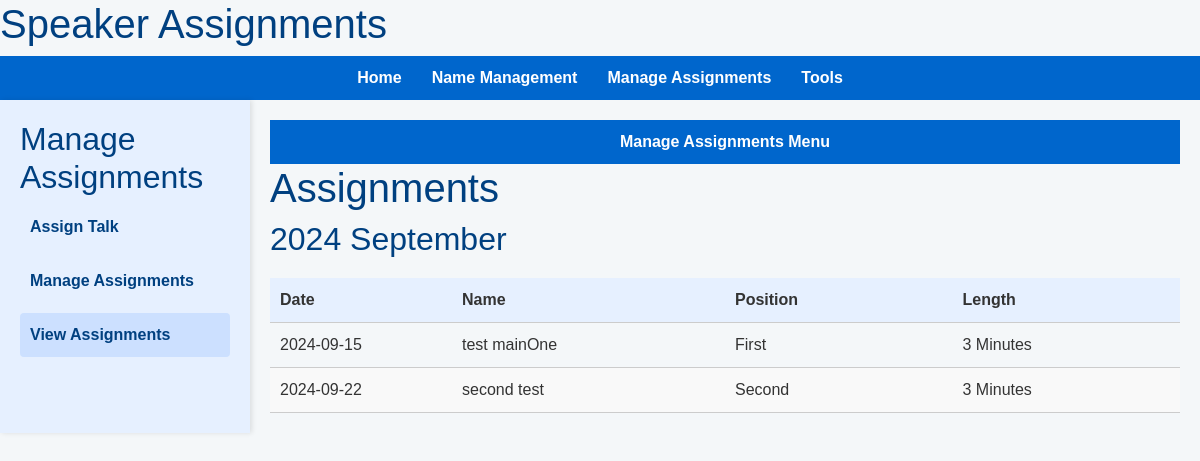
The page /view/assignments on the database its author committed.
### app/models.py (models this page shows)
class TalkAssignment(db.Model):
    id = db.Column(db.Integer, primary_key=True)
    speaker_id = db.Column(db.Integer, db.ForeignKey('record.id'), nullable=False)
    date = db.Column(db.Date, nullable=False)
    speaker_pos = db.Column(db.String(50), nullable=False)
    talk_length = db.Column(db.String(20), nullable=False)
    theme_id = db.Column(db.Integer, db.ForeignKey('theme.id'), nullable=True)
    topic_id = db.Column(db.Integer, db.ForeignKey('topic.id'), nullable=True)

class Record(db.Model):
    id = db.Column(db.Integer, primary_key=True)
    name = db.Column(db.String(80), unique=True, nullable=False)
    exception = db.Column(db.String(20), nullable=True)
    assignments = db.relationship('TalkAssignment', backref='speaker', lazy=True)

### app/routes/view.py (the view)
@bp.route('/assignments', methods=['GET'])
def view_assignments():
    assignments_query = TalkAssignment.query.filter(TalkAssignment.date != None).order_by(TalkAssignment.date).all()
    assignments = {}
    for assignment in assignments_query:
        date = assignment.date
        year_month = date.strftime('%Y %B')  # Format: '2024 August'
        if year_month not in assignments:
            assignments[year_month] = []
        assignments[year_month].append(assignment)
    return render_template('view_assignments.html', assignments=assignments)

### app/templates/view_assignments.html
{% extends "base.html" %}
{% block content %}
    {% include '_navigation.html' %}
    <h1>Assignments</h1>
    {% for year_month, assignments_list in assignments.items() %}
        <h2>{{ year_month }}</h2>
        <table>
            <thead>
                <tr>
                    <th style="width: 20%;">Date</th>
                    <th style="width: 30%;">Name</th>
                    <th style="width: 25%;">Position</th>
                    <th style="width: 25%;">Length</th>
                </tr>
            </thead>
            <tbody>
                {% for assignment in assignments_list %}
                    <tr>
                        <td>{{ assignment.date.strftime('%Y-%m-%d') }}</td>
                        <td>{{ assignment.speaker.name }}</td>
                        <td>{{ assignment.speaker_pos }}</td>
                        <td>{{ assignment.talk_length }} Minutes</td>
                    </tr>
                {% endfor %}
            </tbody>
        </table>
    {% endfor %}
{% endblock %}

### app/static/css/style.css (style rules this page uses)
body { font-family: Arial, sans-serif; background-color: #f4f7f9; color: #333; margin: 0; padding: 0; }
h1, h2 { color: #004080; }
table { width: 100%; border-collapse: collapse; margin-top: 20px; }
table thead { background-color: #e6f0ff; }
table th, table td { padding: 10px; text-align: left; border-bottom: 1px solid #ccc; }
table tbody tr:nth-child(even) { background-color: #f9f9f9; }

### rows shown on the page
TalkAssignment: date "2024-09-15", speaker.name "test mainOne", speaker_pos "First", talk_length "3"
TalkAssignment: date "2024-09-22", speaker.name "second test", speaker_pos "Second", talk_length "3"

### other values the page prints
{{ year_month }} "2024 September"
